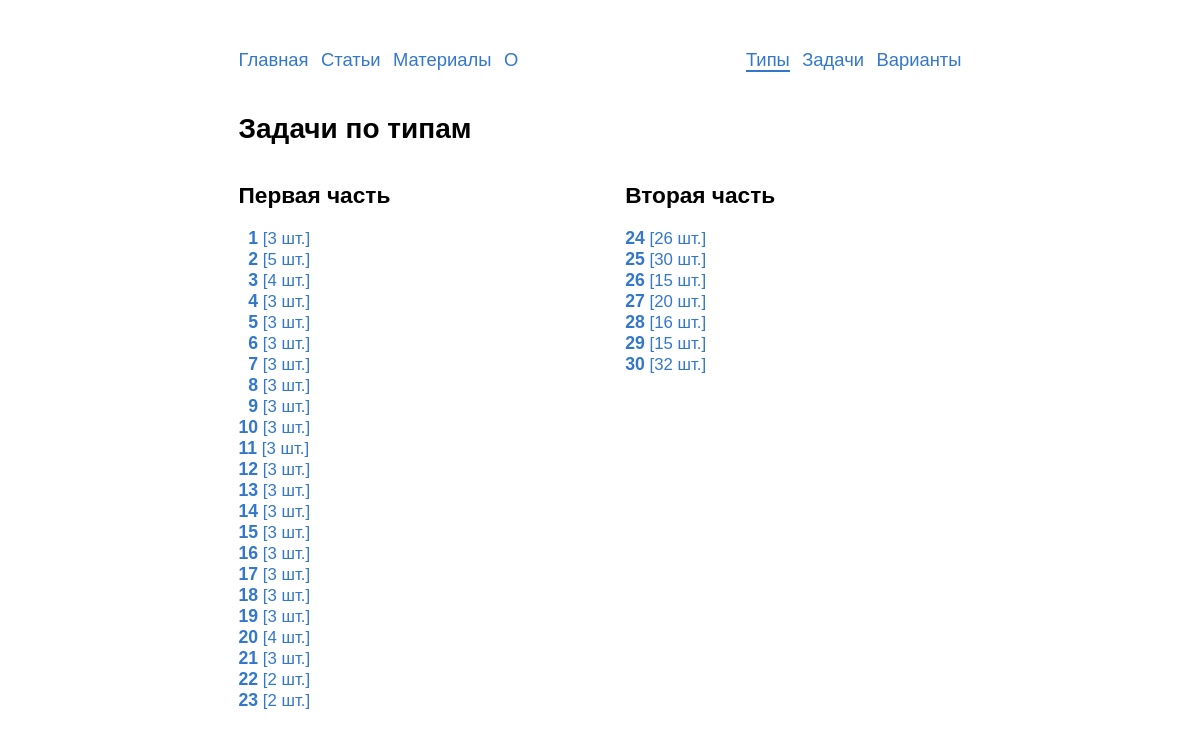
Screenshot of /types/ with the database file from the repository.
### problems/models.py (models this page shows, shortened)
class TypeInEGE(models.Model):
    objects = TypeInEGEManager()
    number = models.PositiveSmallIntegerField('номер')
    max_score = models.PositiveSmallIntegerField('максимальное количество'
                                                 ' баллов')
    part_ege = models.ForeignKey(PartOfEGE,
                                 on_delete=models.CASCADE,
                                 verbose_name='часть ЕГЭ',
                                 default=1)
    class Meta:
        verbose_name = 'тип'
        verbose_name_plural = 'типы'
        default_related_name = 'type'
        ordering = ['number']
    def get_absolute_url(self):
        return reverse('typesinege:problems', kwargs={'number': self.number})

class PartOfEGE(models.Model):
    name = models.CharField('название',
                            max_length=150,
                            help_text='Максимум 150 символов')
    class Meta:
        verbose_name = 'часть'
        verbose_name_plural = 'части'
        default_related_name = 'part'
        ordering = ['-id']
    def __str__(self):
        return self.name

### typesinege/views.py (the view)
# urls.py: path('', views.TypesView.as_view(), name='list'),
class TypesView(ListView):
    model = TypeInEGE
    template_name = 'typesinege/types.html'
    context_object_name = 'types'
    def get_queryset(self):
        return super().get_queryset().order_by('number')

### problems/models.py (called while the page is built)
    def get_queryset(self):
        queryset = super().get_queryset()
        queryset = queryset.annotate(problems_count=Count('problems'))
        return queryset

### templates/typesinege/types.html
{% extends "base.html" %}
{% load static %}
{% block content %}
    <h1>Задачи по типам</h1>
    <div class='row types-list'>
      <div style='display:none;'>
      {% for type in types %}
      {% ifchanged type.part_ege %}
      </div>
      <div class='col5'>
        <h2>{{type.part_ege}}</h2>
      {% endifchanged %}
        <div> <a href="{{ type.get_absolute_url }}"> {% if type.number < 10 %}<span class='white types-item'>0</span>{% endif %}<span class='types-item'>{{ type.number }}</span> [{{type.problems_count}} шт.] </a> </div>
      {% endfor %}
      </div>
    </div>
{% endblock %}

### static/css/style.css (style rules this page uses)
html { overflow-y: scroll; }
body { -webkit-hyphens: auto; -moz-hyphens: auto; -ms-hyphens: auto; hyphens: auto; margin: 0px auto; width: 723px; max-width: 100%; font-family: Tahoma, Arial; text-align: justify; font-size: 12pt; margin-bottom:12ex; }
h1, h2, h3, h4, h5, h6 { text-align: left; }
h1 { font-size:21pt; }
h2 { font-size:17pt; }
a { text-decoration: none; color: #3377cc; }
.row { display: flex; gap:3em; }
.col5 { flex: 50%; }
.white { color:white; }
.types-list { font-size:105%; }
.types-item { font-size:105%; font-weight:900; }

### rows the page displays
TypeInEGE: part_ege "Первая часть", number "1", problems_count "3"
TypeInEGE: shows "0", number "2", problems_count "5"
TypeInEGE: shows "0", number "3", problems_count "4"
TypeInEGE: shows "0", number "4", problems_count "3"
TypeInEGE: number "5", problems_count "3"
TypeInEGE: number "6", problems_count "3"
TypeInEGE: number "7", problems_count "3"
TypeInEGE: shows "0", number "8", problems_count "3"
TypeInEGE: number "9", problems_count "3"
TypeInEGE: number "10", problems_count "3"
TypeInEGE: number "11", problems_count "3"
TypeInEGE: number "12", problems_count "3"
TypeInEGE: number "13", problems_count "3"
TypeInEGE: number "14", problems_count "3"
TypeInEGE: number "15", problems_count "3"
TypeInEGE: number "16", problems_count "3"
TypeInEGE: number "17", problems_count "3"
TypeInEGE: number "18", problems_count "3"
TypeInEGE: number "19", problems_count "3"
TypeInEGE: number "20", problems_count "4"
TypeInEGE: number "21", problems_count "3"
TypeInEGE: number "22", problems_count "2"
TypeInEGE: number "23", problems_count "2"
TypeInEGE: part_ege "Вторая часть", number "24", problems_count "26"
TypeInEGE: number "25", problems_count "30"
TypeInEGE: number "26", problems_count "15"
TypeInEGE: number "27", problems_count "20"
TypeInEGE: number "28", problems_count "16"
TypeInEGE: number "29", problems_count "15"
TypeInEGE: number "30", problems_count "32"
